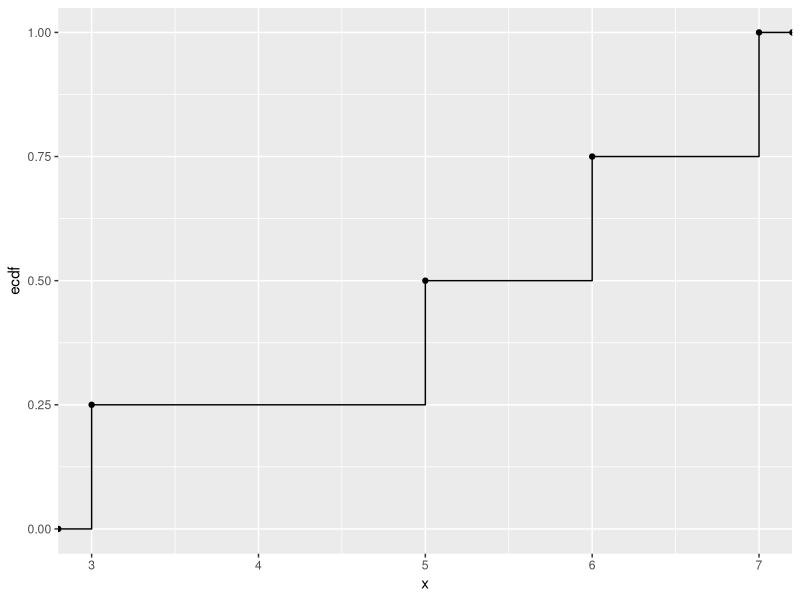

Write R code to recreate this figure.
library(tidyverse)

# Cálculo y representación de la f empírica

df <- data.frame(x= c(3,5,6,7))

ggplot(df) +
  stat_ecdf(aes(x)) + 
  stat_ecdf(aes(x), geom = 'point')
